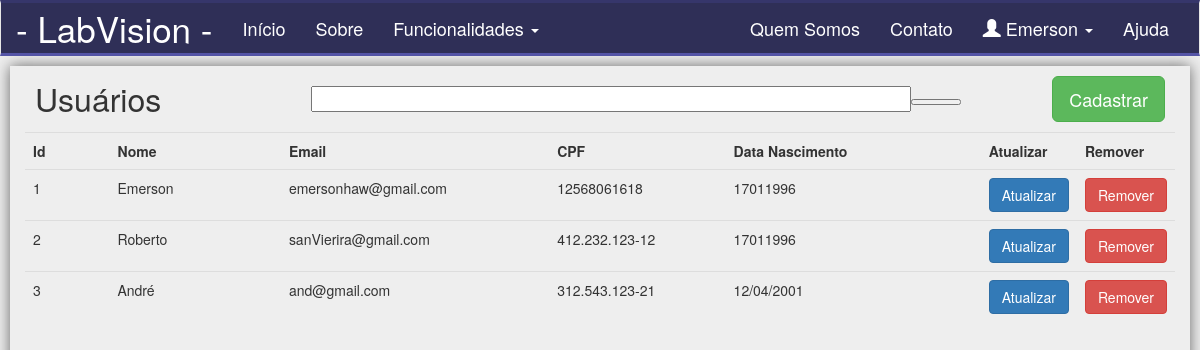
/listar-usuarios (signed in), run on an earlier commit of the app's database.
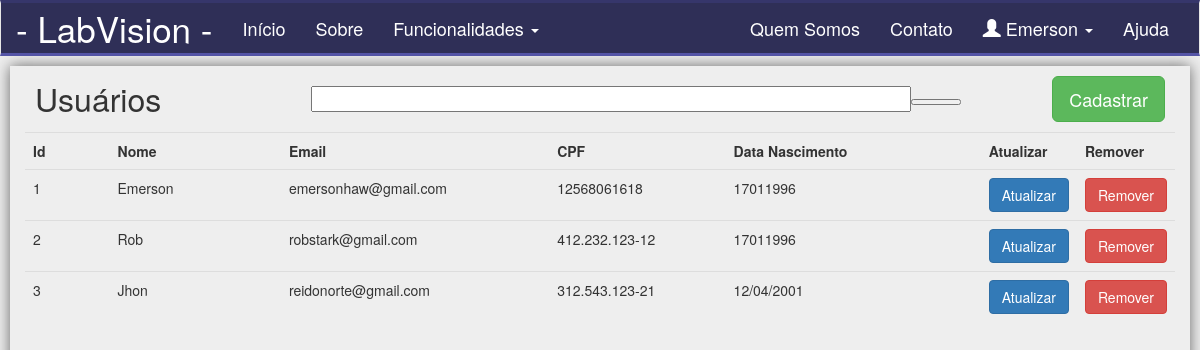
And on a later commit of the database.
### app/models/tables.py (models this page shows, shortened)
class Pessoa(db.Model):
    __tablename__ = "pessoas"
    id = db.Column(db.Integer, primary_key=True)
    nome = db.Column(db.String(50))

class Usuario(Pessoa, db.Model):
    __tablename__ = "usuarios"
    id = db.Column(db.Integer, primary_key=True)
    email = db.Column(db.String(50))
    senha = db.Column(db.String(20))
    cpf = db.Column(db.String(20))
    dt_nascimento = db.Column(db.String(20))
    status = db.Column(db.Boolean())
    pessoa = db.Column(db.Integer, db.ForeignKey('pessoas.id'))
    def get_id(self):
        return str(self.id)

### app/controllers/default.py (the view)
@app.route('/listar-usuarios', methods=['GET', 'POST'])
def listar_usuarios():
    if not current_user.get_id():
        return redirect(url_for('login'))
    usuarios = Usuario.query.all()
    form = CadastrarUsuarioForm()
    return render_template('usuario/listar-usuarios.html', usuarios=usuarios, form=form)

### app/models/forms.py
class CadastrarUsuarioForm(FlaskForm):
    nome = StringField("email", validators=[DataRequired()])
    email = StringField("email", validators=[DataRequired()])
    senha = PasswordField("senha", validators=[DataRequired()])
    cpf = StringField("email", validators=[DataRequired()])
    dt_nascimento = StringField("email", validators=[DataRequired()])

### app/controllers/default.py (called while the page is built)
@login_manager.user_loader
def load_user(id):
    return Usuario.query.filter_by(id=id).first()

### app/templates/usuario/listar-usuarios.html (shortened to what this page needs)
{% include 'base/head.html' %}
{% include 'base/nav_bar.html' %}
<div class="container-principal">
    <div class="cabecalho-listagem">
        <div class="col-md-4 cabecalho-titulo">
            Usuários
        </div>
        <div class="col-md-11 cabecalho-entrada">
            <input class="col-md-3 entrada-listagem" type="text">
            <a href="">
                <button class="entypo-search cabecalho-botao-pesquisar">
                </button>
            </a>
        </div>
        <div class="col-md-2 cabecalho-botao-cadastrar">
            <a href="/cadastrar-usuarios">
                <button class="btn btn-lg btn-success">
                    Cadastrar
                </button>
            </a>
        </div>
    </div>
    <div class="col-md-12 table-responsive">
        <table class="col-md-12 table">
            <tr>
                <th class="col-md-1">Id</th>
                <th class="col-md-2">Nome</th>
                <th class="col-md-3">Email</th>
                <th class="col-md-2">CPF</th>
                <th class="col-md-3">Data Nascimento</th>
                <th>Atualizar</th>
                <th>Remover</th>
            </tr>
            {% for u in usuarios %}
            <tr>
                <td>
                    {{ u.id}}
                </td>
                <td>
                    {{ u.nome}}
                </td>
                <td>
                    {{ u.email}}
                </td>
                <td>
                    {{ u.cpf}}
                </td>
                <td>
                    {{ u.dt_nascimento}}
                </td>
                <td>
                    <a href="{{ url_for('atualizar_usuario', id=u.id)}}">
                    <button class="btn btn-primary">
                        Atualizar
                    </button>
                    </a>
                </td>
                <td>
                    <a href="{{ url_for('excluir_usuario', id=u.id)}}">
                        <button class="btn btn-danger">
                            Remover
                        </button>
                    </a>
                </td>
            </tr>
            {% endfor %}
        </table>
    </div>
</div>
            {% set aux = id %}
{% include 'base/footer.html' %}

### app/templates/base/head.html (shortened to what this page needs)
<!DOCTYPE html>
<html lang="pt-br">
<head>
    <link rel="stylesheet" href="{{ url_for('static', filename='bootstrap/css/bootstrap.css') }}">
    <link rel="stylesheet" href="{{ url_for('static', filename='css/main.css') }}">
</head>
<body>

### app/templates/base/nav_bar.html (shortened to what this page needs)
<div class="container-nav">
    <nav class="navbar navbar-default">
        <div class="container-fluid">
            <div class="navbar-header">
                <a class="navbar-brand nav-titulo" href="/index">- LabVision -</a>
            </div>
            <div class="collapse navbar-collapse" id="navPrincipal">
                <ul class="nav navbar-nav">
                    <li>
                        <a href="/index">Início</a>
                    </li>
                    <li>
                        <a href="/sobre">Sobre</a>
                    </li>
                    <li class="dropdown">
                        <a class="dropdown-toggle" data-toggle="dropdown" href="#">
                            Funcionalidades
                            <span class="caret"></span>
                        </a>
                    </li>
                </ul>
                <ul class="nav navbar-nav navbar-right">
                    <li><a href="">Quem Somos</a></li>
                    <li><a href="">Contato</a></li>
                    <li class="dropdown">
                        <a class="dropdown-toggle" data-toggle="dropdown" href="#">
                            <span class="glyphicon glyphicon-user nav-icone-perfil"></span>
                            <span class="nav-icone-perfil">{{current_user.nome}}</span>
                            <span class="caret"></span>
                        </a>
                    </li>
                    <li><a href="/ajuda">Ajuda</a></li>
                </ul>
            </div>
        </div>
    </nav>
</div>

### app/templates/base/footer.html (shortened to what this page needs)
</body>
</html>

### app/static/css/main.css (style rules this page uses)
body { background-color: #EEEEEE; margin: 0px; padding: 0px; }
.container-fluid > .navbar-header > a { color: #FFFFFF; }
.navbar-default .navbar-nav > li > a { color: #FFFFFF; }
.navbar-default .navbar-nav > li > a:before { color: #FF0000; }
.navbar { background: rgba(1,1,50,.8); width: 100%; }
.navbar-default { float: left; border-radius: 0px; margin-bottom: 0px; font-size: 18px; text-color: #FFFFFF; margin-top: 0px; margin-bottom: 10px; border-bottom: inset 3px rgba(100,100,200,.7); border-top: inset 3px rgba(100,100,200,.7); }
.navbar-brand { font-size: 35px; color: #FF0000; text-color: #FF0000; }
.dropdown { color: #00FF00; }
.container-principal { clear: left; margin-left: 10px; margin-right: 10px; box-shadow: 0px 0px 1em #666; min-height: 560px; }
.cabecalho-listagem { padding: 10px; display: flex; align-items: center; //centraliza horizontalmente justify-content: center; }
.cabecalho-titulo { float: left; font-size: 32px; }
.cabecalho-botao-cadastrar { align: right; }
.entrada-listagem { width: 600px; }
.entypo-search { width: 50px; color: #000000; }

What changed in the data, as far as the page shows it:
changed Usuario id 2: nome "Roberto" → "Rob"; email "sanVierira@gmail.com" → "robstark@gmail.com"
changed Usuario id 3: nome "André" → "Jhon"; email "and@gmail.com" → "reidonorte@gmail.com"
